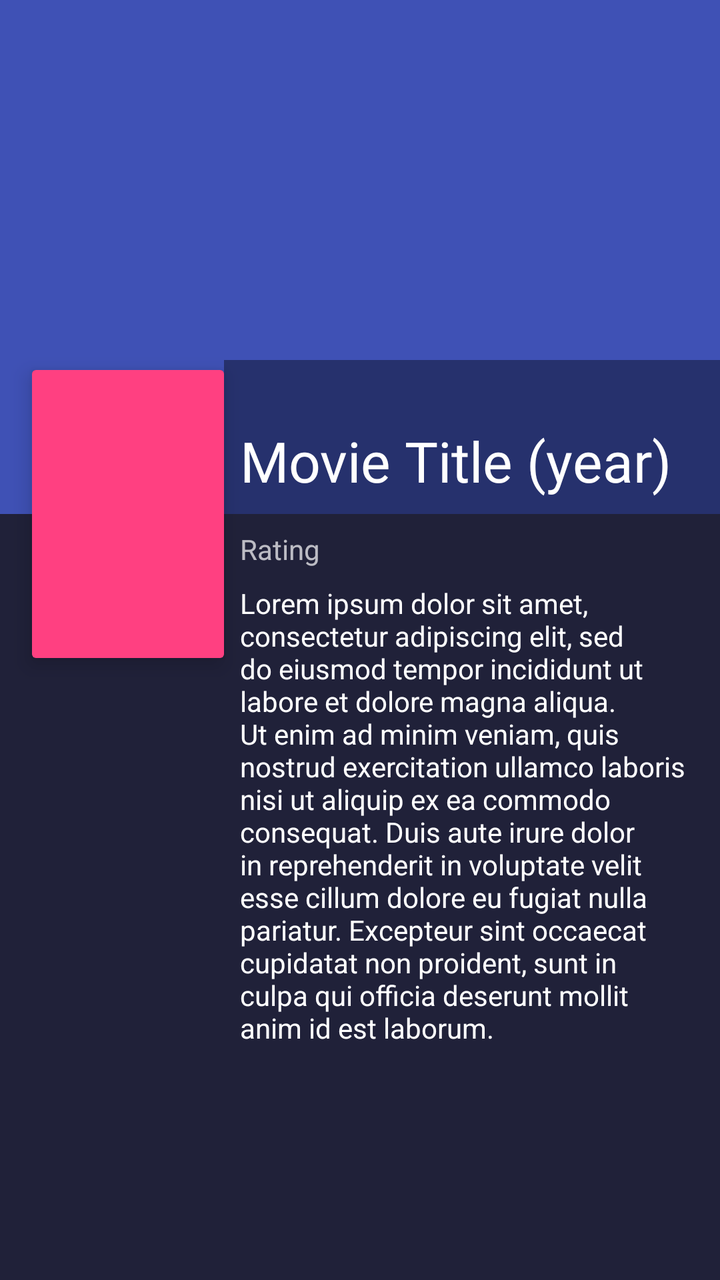
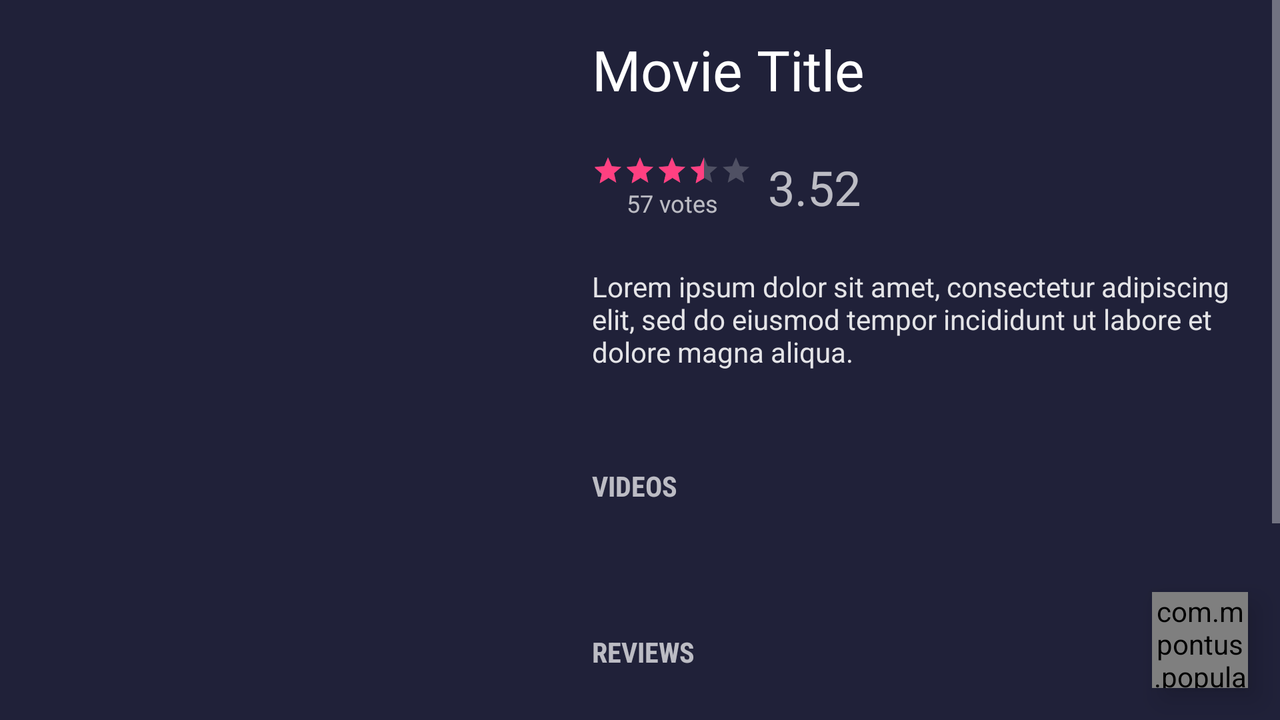

Compare how this app lays out the same screen by default and in its alternative resource folder. The renders come first, then the two layout files and the values they reference.
<!-- AndroidManifest.xml: application theme AppTheme -->
<!-- res/layout/activity_movie_details.xml -->
<?xml version="1.0" encoding="utf-8"?>
<android.support.constraint.ConstraintLayout xmlns:android="http://schemas.android.com/apk/res/android"
    xmlns:app="http://schemas.android.com/apk/res-auto"
    xmlns:tools="http://schemas.android.com/tools"
    android:layout_width="match_parent"
    android:layout_height="match_parent"
    tools:context="com.mpontus.popularmoviesapp.ui.MovieDetails.MovieDetailsActivity">

    
    <ImageView
        android:id="@+id/ivBackdrop"
        android:layout_width="0dp"
        android:layout_height="0dp"
        android:scaleType="centerCrop"
        app:layout_constraintDimensionRatio="2.8:2"
        app:layout_constraintEnd_toEndOf="parent"
        app:layout_constraintStart_toStartOf="parent"
        app:layout_constraintTop_toTopOf="parent"
        app:srcCompat="@color/colorPrimary"
        tools:ignore="ContentDescription" />


    
    <android.support.v7.widget.CardView
        android:id="@+id/cvPoster"
        android:layout_width="wrap_content"
        android:layout_height="wrap_content"
        android:layout_marginStart="16dp"
        app:cardElevation="6dp"
        app:layout_constraintBottom_toBottomOf="@+id/ivBackdrop"
        app:layout_constraintStart_toStartOf="parent"
        app:layout_constraintTop_toBottomOf="@+id/ivBackdrop">

        <ImageView
            android:id="@+id/ivPoster"
            android:layout_width="96dp"
            android:layout_height="wrap_content"
            android:adjustViewBounds="true"
            android:contentDescription="@string/movie_poster"
            android:scaleType="fitEnd"
            app:srcCompat="@color/colorAccent"
            tools:layout_height="144dp" />
    </android.support.v7.widget.CardView>

    
    <ImageView
        android:id="@+id/imageView"
        android:layout_width="0dp"
        android:layout_height="0dp"
        android:layout_marginTop="-32dp"
        android:alpha="0.4"
        android:src="@android:color/black"
        app:layout_constraintBottom_toBottomOf="@+id/ivBackdrop"
        app:layout_constraintEnd_toEndOf="@+id/ivBackdrop"
        app:layout_constraintStart_toEndOf="@+id/cvPoster"
        app:layout_constraintTop_toTopOf="@+id/tvTitle"
        app:layout_constraintVertical_bias="0.64"
        tools:ignore="ContentDescription" />

    <TextView
        android:id="@+id/tvTitle"
        style="@style/MovieTitle"
        android:layout_width="0dp"
        android:layout_height="wrap_content"
        android:layout_marginBottom="8dp"
        android:layout_marginEnd="16dp"
        android:layout_marginStart="8dp"
        app:layout_constraintBottom_toBottomOf="@+id/ivBackdrop"
        app:layout_constraintEnd_toEndOf="parent"
        app:layout_constraintStart_toEndOf="@+id/cvPoster"
        tools:text="Movie Title (year)" />

    <TextView
        android:id="@+id/tvRating"
        android:layout_width="wrap_content"
        android:layout_height="wrap_content"
        android:layout_marginStart="8dp"
        android:layout_marginTop="8dp"
        app:layout_constraintStart_toEndOf="@+id/cvPoster"
        app:layout_constraintTop_toBottomOf="@+id/ivBackdrop"
        tools:text="Rating" />

    <TextView
        android:id="@+id/tvDescription"
        android:layout_width="0dp"
        android:layout_height="wrap_content"
        android:layout_marginEnd="16dp"
        android:layout_marginStart="8dp"
        android:layout_marginTop="8dp"
        android:textAppearance="@style/TextAppearance.AppCompat.Body1"
        app:layout_constraintEnd_toEndOf="parent"
        app:layout_constraintStart_toEndOf="@+id/cvPoster"
        app:layout_constraintTop_toBottomOf="@+id/tvRating"
        tools:text="Lorem ipsum dolor sit amet, consectetur adipiscing elit, sed do eiusmod tempor incididunt ut labore et dolore magna aliqua. Ut enim ad minim veniam, quis nostrud exercitation ullamco laboris nisi ut aliquip ex ea commodo consequat. Duis aute irure dolor in reprehenderit in voluptate velit esse cillum dolore eu fugiat nulla pariatur. Excepteur sint occaecat cupidatat non proident, sunt in culpa qui officia deserunt mollit anim id est laborum." />

    <Button
        android:id="@+id/btnFavorite"
        android:layout_width="wrap_content"
        android:layout_height="wrap_content"
        android:layout_marginTop="24dp"
        android:text="FAVORITE"
        android:visibility="gone"
        app:layout_constraintEnd_toEndOf="parent"
        app:layout_constraintHorizontal_bias="0.5"
        app:layout_constraintStart_toStartOf="parent"
        app:layout_constraintTop_toBottomOf="@+id/tvDescription" />

    <Button
        android:id="@+id/btnUnfavorite"
        android:layout_width="wrap_content"
        android:layout_height="wrap_content"
        android:layout_marginTop="24dp"
        android:text="UNFAVORITE"
        android:visibility="gone"
        app:layout_constraintEnd_toEndOf="parent"
        app:layout_constraintHorizontal_bias="0.5"
        app:layout_constraintStart_toStartOf="parent"
        app:layout_constraintTop_toBottomOf="@+id/tvDescription" />
</android.support.constraint.ConstraintLayout>
<!-- resources referenced by this layout -->
<resources>
  <color name="colorAccent">#FF4081</color>
  <color name="colorPrimary">#3F51B5</color>
  <string name="movie_poster">Movie Poster</string>
  <style name="MovieTitle">
          <item name="android:fontFamily">@font/roboto_medium</item>
          <item name="android:textSize">28sp</item>
          <item name="android:textColor">@android:color/white</item>
      </style>
  <style name="AppTheme" parent="Theme.AppCompat">
          
          <item name="colorPrimary">@color/colorPrimary</item>
          <item name="colorPrimaryDark">@color/colorPrimaryDark</item>
          <item name="colorAccent">@color/colorAccent</item>
          <item name="android:colorBackground">@color/ebonyClayDark</item>
          <item name="android:windowTranslucentStatus">true</item>
          <item name="android:windowContentTransitions">true</item>
      </style>
  <color name="colorPrimaryDark">#303F9F</color>
  <color name="ebonyClayDark">#202139</color>
</resources>
<!-- res/layout-land/activity_movie_details.xml (the repository's variant of the layout above) -->
<!-- drawn on the phone turned sideways -->
<?xml version="1.0" encoding="utf-8"?>
<android.support.constraint.ConstraintLayout xmlns:android="http://schemas.android.com/apk/res/android"
    xmlns:app="http://schemas.android.com/apk/res-auto"
    xmlns:tools="http://schemas.android.com/tools"
    android:layout_width="match_parent"
    android:layout_height="match_parent">

    <ImageView
        android:id="@+id/ivBackdrop"
        android:layout_width="match_parent"
        android:layout_height="match_parent"
        android:scaleType="centerCrop"
        android:transitionName="backdrop"
        app:layout_constraintBottom_toBottomOf="parent"
        app:layout_constraintEnd_toEndOf="parent"
        app:layout_constraintHorizontal_bias="0.5"
        app:layout_constraintStart_toStartOf="parent"
        app:layout_constraintTop_toTopOf="parent" />

    <ImageView
        android:id="@+id/background"
        android:layout_width="0dp"
        android:layout_height="0dp"
        app:layout_constraintBottom_toBottomOf="parent"
        app:layout_constraintDimensionRatio="h,1:1"
        app:layout_constraintRight_toRightOf="parent"
        app:layout_constraintTop_toTopOf="parent"
        app:srcCompat="@color/semiTransparentBackground" />


    <ScrollView
        android:layout_width="0dp"
        android:layout_height="match_parent"
        app:layout_constraintBottom_toBottomOf="parent"
        app:layout_constraintEnd_toEndOf="@+id/background"
        app:layout_constraintStart_toStartOf="@+id/background"
        app:layout_constraintTop_toTopOf="parent"
        android:fitsSystemWindows="true">

        <LinearLayout
            android:layout_width="match_parent"
            android:layout_height="wrap_content"
            android:orientation="vertical">

            <TextView
                android:id="@+id/tvTitle"
                style="@style/MovieTitle"
                android:layout_width="match_parent"
                android:layout_height="wrap_content"
                android:layout_marginEnd="16dp"
                android:layout_marginStart="16dp"
                android:layout_marginTop="16dp"
                tools:text="Movie Title" />

            <include layout="@layout/movie_details_content" />
        </LinearLayout>
    </ScrollView>


    <com.mpontus.popularmoviesapp.ui.common.CheckableFloatingActionButton
        android:id="@+id/btnFavorite"
        android:layout_width="48dp"
        android:layout_height="48dp"
        android:layout_marginBottom="16dp"
        android:layout_marginEnd="16dp"
        android:background="@drawable/fav_bg"
        android:clickable="true"
        android:elevation="8dp"
        android:focusable="true"
        android:src="@drawable/fav"
        android:tint="@color/white"
        app:layout_constraintBottom_toBottomOf="parent"
        app:layout_constraintEnd_toEndOf="parent" />
</android.support.constraint.ConstraintLayout>
<!-- res/layout/movie_details_content.xml (included above) -->
<android.support.constraint.ConstraintLayout xmlns:android="http://schemas.android.com/apk/res/android"
    xmlns:app="http://schemas.android.com/apk/res-auto"
    xmlns:tools="http://schemas.android.com/tools"
    android:layout_width="match_parent"
    android:layout_height="match_parent"
    tools:context="com.mpontus.popularmoviesapp.ui.MovieDetails.MovieDetailsActivity">

    <RatingBar
        android:id="@+id/ratingBar"
        style="@style/Widget.AppCompat.RatingBar.Small"
        android:layout_width="wrap_content"
        android:layout_height="wrap_content"
        android:layout_marginStart="16dp"
        android:layout_marginTop="24dp"
        app:layout_constraintStart_toStartOf="parent"
        app:layout_constraintTop_toTopOf="parent"
        tools:rating="3.7" />

    <TextView
        android:id="@+id/voteCount"
        android:layout_width="0dp"
        android:layout_height="wrap_content"
        android:fontFamily="@font/roboto_light"
        android:textAlignment="center"
        android:textAllCaps="false"
        android:textSize="12sp"
        app:layout_constraintEnd_toEndOf="@+id/ratingBar"
        app:layout_constraintStart_toStartOf="@+id/ratingBar"
        app:layout_constraintTop_toBottomOf="@+id/ratingBar"
        tools:text="57 votes" />

    <TextView
        android:id="@+id/voteAverage"
        android:layout_width="wrap_content"
        android:layout_height="wrap_content"
        android:layout_marginStart="8dp"
        android:fontFamily="@font/roboto_light"
        android:textSize="24sp"
        app:layout_constraintBottom_toBottomOf="@+id/voteCount"
        app:layout_constraintStart_toEndOf="@+id/ratingBar"
        app:layout_constraintTop_toTopOf="@+id/ratingBar"
        tools:text="3.52" />

    <TextView
        android:id="@+id/tvDescription"
        style="@style/MovieSynopsis"
        android:layout_width="0dp"
        android:layout_height="wrap_content"
        android:layout_marginEnd="16dp"
        android:layout_marginStart="16dp"
        android:layout_marginTop="24dp"
        app:layout_constraintEnd_toEndOf="parent"
        app:layout_constraintHorizontal_bias="0.0"
        app:layout_constraintStart_toStartOf="parent"
        app:layout_constraintTop_toBottomOf="@+id/voteCount"
        tools:text="Lorem ipsum dolor sit amet, consectetur adipiscing elit, sed do eiusmod tempor incididunt ut labore et dolore magna aliqua." />

    <TextView
        android:id="@+id/tvTrailersLabel"
        style="@style/Heading"
        android:layout_width="wrap_content"
        android:layout_height="wrap_content"
        android:layout_marginLeft="16dp"
        android:layout_marginTop="48dp"
        android:text="Videos"
        app:layout_constraintLeft_toLeftOf="parent"
        app:layout_constraintTop_toBottomOf="@+id/tvDescription" />

    <android.support.v7.widget.RecyclerView
        android:id="@+id/rvTrailers"
        android:layout_width="0dp"
        android:layout_height="wrap_content"
        android:layout_marginEnd="4dp"
        android:layout_marginStart="4dp"
        android:layout_marginTop="16dp"
        app:layout_constraintEnd_toEndOf="parent"
        app:layout_constraintHorizontal_bias="0.0"
        app:layout_constraintStart_toStartOf="parent"
        app:layout_constraintTop_toBottomOf="@+id/tvTrailersLabel" />

    <TextView
        android:id="@+id/tvReviewsLabel"
        style="@style/Heading"
        android:layout_width="wrap_content"
        android:layout_height="wrap_content"
        android:layout_marginLeft="16dp"
        android:layout_marginTop="48dp"
        android:text="Reviews"
        app:layout_constraintLeft_toLeftOf="parent"
        app:layout_constraintTop_toBottomOf="@+id/rvTrailers" />

    <android.support.v7.widget.RecyclerView
        android:id="@+id/rvReviews"
        android:layout_width="0dp"
        android:layout_height="144dp"
        android:layout_marginEnd="8dp"
        android:layout_marginStart="8dp"
        android:layout_marginTop="16dp"
        app:layout_constraintEnd_toEndOf="parent"
        app:layout_constraintStart_toStartOf="parent"
        app:layout_constraintTop_toBottomOf="@id/tvReviewsLabel" />

</android.support.constraint.ConstraintLayout>
<!-- resources referenced by the variant -->
<!-- as the phone turned sideways resolves them -->
<resources>
  <color name="white">#FFFFFF</color>
  <!-- drawable fav (drawable) -->
  <?xml version="1.0" encoding="utf-8"?>
  <selector xmlns:android="http://schemas.android.com/apk/res/android">
      <item android:drawable="@drawable/ic_favorite_border_black_24dp" android:state_checked="false" />
      <item android:drawable="@drawable/ic_favorite_black_24dp" android:state_checked="true" />
      <item android:drawable="@drawable/ic_favorite_border_black_24dp" />
  </selector>
  <!-- drawable fav_bg (drawable) -->
  <selector xmlns:android="http://schemas.android.com/apk/res/android">
  
      <item android:state_checked="true">
          <ripple android:color="@color/white">
              <item>
                  <shape>
                      <solid android:color="@color/goldenGrassLight" />
                  </shape>
              </item>
          </ripple>
      </item>
  
      <item>
          <ripple android:color="@color/goldenGrass">
              <item>
                  <shape>
                      <solid android:color="@color/goldenGrassLight" />
                  </shape>
              </item>
          </ripple>
      </item>
  
  </selector>
  <style name="Heading">
          <item name="android:fontFamily">sans-serif-condensed</item>
          <item name="android:textStyle">bold</item>
          <item name="android:textAllCaps">true</item>
      </style>
  <style name="MovieSynopsis">
          <item name="android:textColor">#E0FFFFFF</item>
      </style>
  <style name="MovieTitle">
          <item name="android:fontFamily">@font/roboto_medium</item>
          <item name="android:textSize">28sp</item>
          <item name="android:textColor">@android:color/white</item>
      </style>
  <style name="AppTheme" parent="Theme.AppCompat">
          
          <item name="colorPrimary">@color/colorPrimary</item>
          <item name="colorPrimaryDark">@color/colorPrimaryDark</item>
          <item name="colorAccent">@color/colorAccent</item>
          <item name="android:colorBackground">@color/ebonyClayDark</item>
          <item name="android:windowTranslucentStatus">true</item>
          <item name="android:windowContentTransitions">true</item>
      </style>
  <color name="goldenGrassLight">#FFCF2F</color>
  <color name="goldenGrass">#DAA301</color>
  <color name="colorPrimary">#3F51B5</color>
  <color name="colorPrimaryDark">#303F9F</color>
  <color name="colorAccent">#FF4081</color>
  <color name="ebonyClayDark">#202139</color>
</resources>
